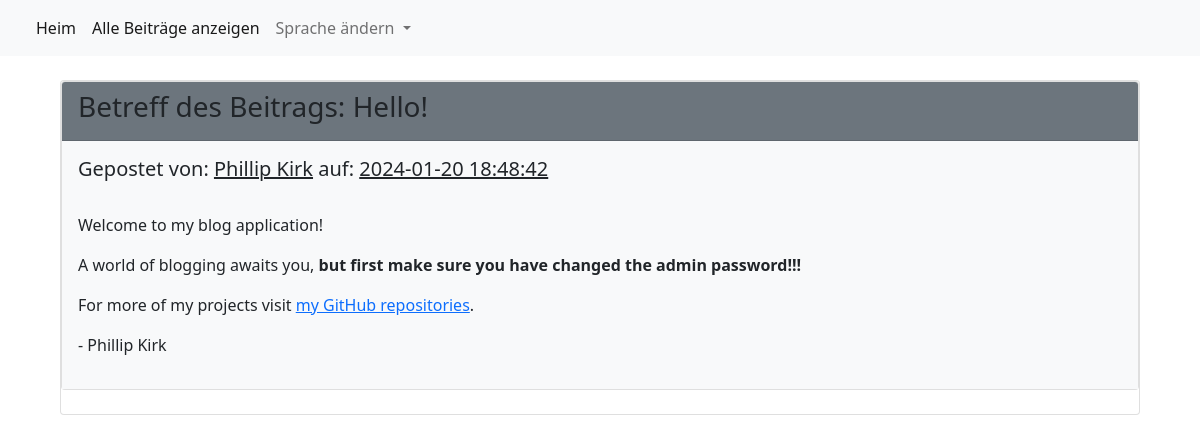
Screenshot of /blog/post.php?lang=de with the database file from the repository.
### tables this page shows
CREATE TABLE IF NOT EXISTS `posts` (
  `id` int(11) NOT NULL AUTO_INCREMENT,
  `subject` varchar(255) NOT NULL,
  `content` longtext NOT NULL,
  `author` varchar(255) NOT NULL,
  `created` timestamp NOT NULL DEFAULT current_timestamp(),
  `updated` timestamp NOT NULL DEFAULT current_timestamp() ON UPDATE current_timestamp(),
  PRIMARY KEY (`id`)
);

### lib/lang/de.php (called while the page is built)
<?php
    $loc["author"] = "Verfasser";
    $loc["date"] = "Datum";
    $loc["delete"] = "Löschen";
    $loc["last_10_posts"] = "Die letzten 10 Beiträge";
    $loc["subject"] = "Betreff";
    $loc["view_post"] = "Beitrag anzeigen";
    $loc["welcome"] = "Willkommen!";
    $loc["access_log"] = "Zugriffsprotokoll";
    $loc["clear_log"] = "Protokoll löschen";
    $loc["status"] = "Status";
    $loc["timestamp"] = "Zeitstempel";
    $loc["username"] = "Nutzername";
    $loc["change_language"] = "Sprache ändern";
    $loc["create_new_user"] = "Neuen Benutzer anlegen";
    $loc["english"] = "Englisch";
    $loc["german"] = "Deutsch";
    $loc["home"] = "Heim";
    $loc["italian"] = "Italienisch";
    $loc["logout"] = "Abmeldung";
    $loc["new_post"] = "Neuer Beitrag";
    $loc["reset_password"] = "Passwort zurücksetzen";
    $loc["spanish"] = "Spanisch";
    $loc["view_all_posts"] ="Alle Beiträge anzeigen";
    $loc["on"] = "auf";
    $loc["post_subject"] = "Betreff des Beitrags";
    $loc["posted_by"] = "Gepostet von";

### blog/post.php (the view)
<?php
    require_once $_SERVER['DOCUMENT_ROOT'] . '/lib/templates/GLOBAL_HEADER.php';
    if ($_GET && isset($_GET['pid'])) {
        $pid = $_GET['pid'];
        $sql = "SELECT * FROM posts where id=$pid";
        $result = $link->query($sql);
        if ($result->num_rows > 0) {
            while($post = $result->fetch_assoc()) {
                echo "<div class='card' id='" . $post['id'] ."'><div class='card-header bg-secondary'><h3>" . $loc['post_subject'] . ": " . $post['subject'] . "</h3></div>";
                echo "<div class='card-body bg-light text-dark'><h5 class='card-title'>" . $loc['posted_by'] . ": <u>" . $post['author'] . "</u> " . $loc['on'] . ": <u>" . $post['created'] . "</u></h5><br>";
                echo $post['content'];
                echo "</div></div><br>";
            }
        }
    } else {
        $sql = "SELECT * FROM posts";
        $result = $link->query($sql);
        if ($result->num_rows > 0) {
            while($post = $result->fetch_assoc()) {
                echo "<div class='card' id='" . $post['id'] ."'><div class='card-header bg-secondary'><h3>" . $loc['post_subject'] . ": " . $post['subject'] . "</h3></div>";
                echo "<div class='card-body bg-light text-dark'><h5 class='card-title'>" . $loc['posted_by'] . ": <u>" . $post['author'] . "</u> " . $loc['on'] . ": <u>" . $post['created'] . "</u></h5><br>";
                echo $post['content'];
                echo "</div></div><br>";
            }
        }
    }
    require_once $_SERVER['DOCUMENT_ROOT'] . '/lib/templates/GLOBAL_FOOTER.php';
    ?>

### rows the page displays
posts: subject "Hello!", author "Phillip Kirk", created "2024-01-20 18:48:42", content "Welcome to my blog application! A world of blogging awaits you, but first make sure you have changed the admin password!!! For more of my projects visit my GitHub repositories . - Phillip Kirk"

### other values shown
$loc['home'] "Heim"
$loc['view_all_posts'] "Alle Beiträge anzeigen"
$loc['change_language'] "Sprache ändern"
